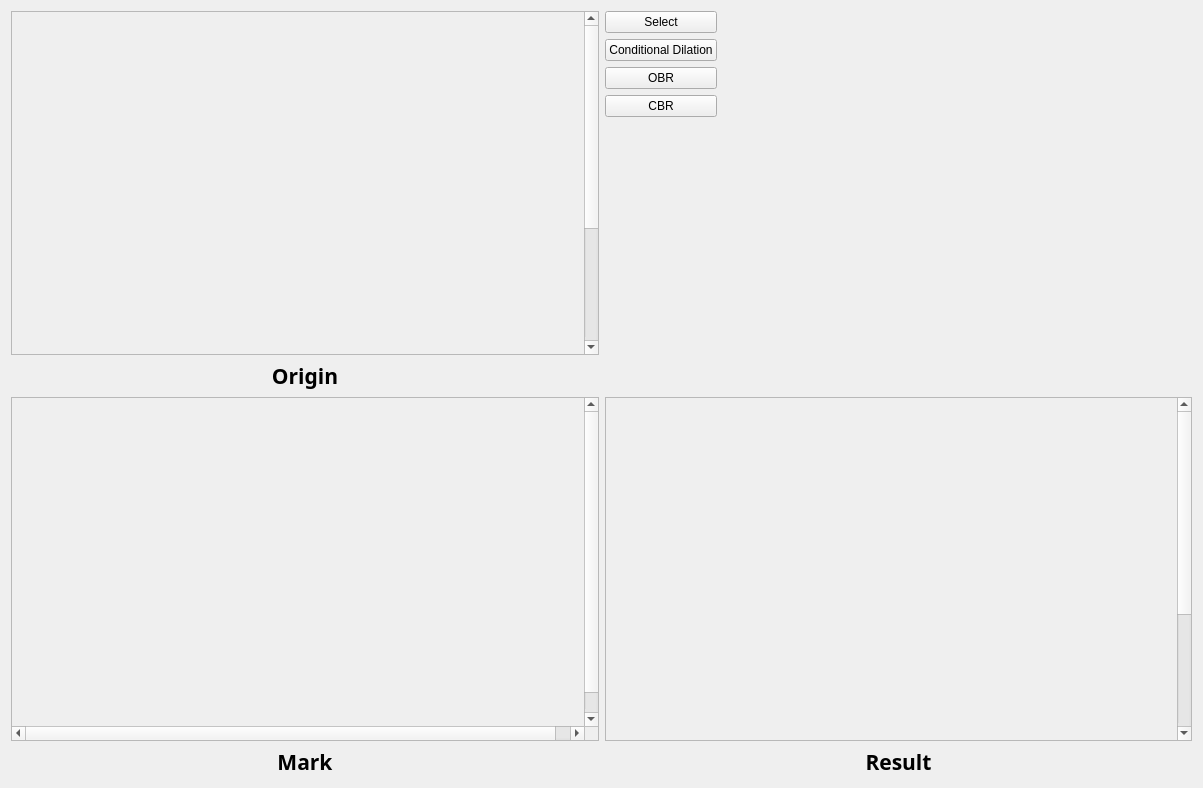
<?xml version="1.0" encoding="UTF-8"?>
<ui version="4.0">
 <class>other2</class>
 <widget class="QWidget" name="other2">
  <property name="geometry">
   <rect>
    <x>0</x>
    <y>0</y>
    <width>1203</width>
    <height>788</height>
   </rect>
  </property>
  <property name="windowTitle">
   <string>Form</string>
  </property>
  <layout class="QGridLayout" name="gridLayout">
   <item row="0" column="0">
    <widget class="QScrollArea" name="oriArea">
     <property name="widgetResizable">
      <bool>false</bool>
     </property>
     <property name="alignment">
      <set>Qt::AlignCenter</set>
     </property>
     <widget class="QWidget" name="scrollAreaWidgetContents_3">
      <property name="geometry">
       <rect>
        <x>66</x>
        <y>0</y>
        <width>438</width>
        <height>530</height>
       </rect>
      </property>
     </widget>
    </widget>
   </item>
   <item row="0" column="1">
    <layout class="QHBoxLayout" name="horizontalLayout">
     <item>
      <layout class="QVBoxLayout" name="verticalLayout">
       <item>
        <widget class="QPushButton" name="selecttButton">
         <property name="text">
          <string>Select</string>
         </property>
        </widget>
       </item>
       <item>
        <widget class="QPushButton" name="ginButton">
         <property name="text">
          <string>Conditional Dilation</string>
         </property>
        </widget>
       </item>
       <item>
        <widget class="QPushButton" name="grayButton">
         <property name="text">
          <string>OBR</string>
         </property>
        </widget>
       </item>
       <item>
        <widget class="QPushButton" name="cbrButton">
         <property name="text">
          <string>CBR</string>
         </property>
        </widget>
       </item>
       <item>
        <spacer name="verticalSpacer">
         <property name="orientation">
          <enum>Qt::Vertical</enum>
         </property>
         <property name="sizeHint" stdset="0">
          <size>
           <width>20</width>
           <height>40</height>
          </size>
         </property>
        </spacer>
       </item>
      </layout>
     </item>
     <item>
      <spacer name="horizontalSpacer">
       <property name="orientation">
        <enum>Qt::Horizontal</enum>
       </property>
       <property name="sizeHint" stdset="0">
        <size>
         <width>40</width>
         <height>20</height>
        </size>
       </property>
      </spacer>
     </item>
    </layout>
   </item>
   <item row="1" column="0">
    <widget class="QLabel" name="label">
     <property name="font">
      <font>
       <family>Adobe Arabic</family>
       <pointsize>16</pointsize>
       <weight>75</weight>
       <bold>true</bold>
      </font>
     </property>
     <property name="text">
      <string>Origin</string>
     </property>
     <property name="alignment">
      <set>Qt::AlignCenter</set>
     </property>
    </widget>
   </item>
   <item row="2" column="0">
    <widget class="QScrollArea" name="markArea">
     <property name="widgetResizable">
      <bool>false</bool>
     </property>
     <property name="alignment">
      <set>Qt::AlignCenter</set>
     </property>
     <widget class="QWidget" name="scrollAreaWidgetContents_2">
      <property name="geometry">
       <rect>
        <x>0</x>
        <y>0</y>
        <width>588</width>
        <height>351</height>
       </rect>
      </property>
     </widget>
    </widget>
   </item>
   <item row="2" column="1">
    <widget class="QScrollArea" name="grayArea">
     <property name="widgetResizable">
      <bool>false</bool>
     </property>
     <property name="alignment">
      <set>Qt::AlignCenter</set>
     </property>
     <widget class="QWidget" name="scrollAreaWidgetContents">
      <property name="geometry">
       <rect>
        <x>67</x>
        <y>0</y>
        <width>437</width>
        <height>530</height>
       </rect>
      </property>
     </widget>
    </widget>
   </item>
   <item row="3" column="0">
    <widget class="QLabel" name="label_3">
     <property name="font">
      <font>
       <family>Adobe Arabic</family>
       <pointsize>16</pointsize>
       <weight>75</weight>
       <bold>true</bold>
      </font>
     </property>
     <property name="text">
      <string>Mark</string>
     </property>
     <property name="alignment">
      <set>Qt::AlignCenter</set>
     </property>
    </widget>
   </item>
   <item row="3" column="1">
    <widget class="QLabel" name="label_2">
     <property name="font">
      <font>
       <family>Adobe Arabic</family>
       <pointsize>16</pointsize>
       <weight>75</weight>
       <bold>true</bold>
      </font>
     </property>
     <property name="text">
      <string>Result</string>
     </property>
     <property name="alignment">
      <set>Qt::AlignCenter</set>
     </property>
    </widget>
   </item>
  </layout>
 </widget>
 <resources/>
 <connections/>
</ui>
